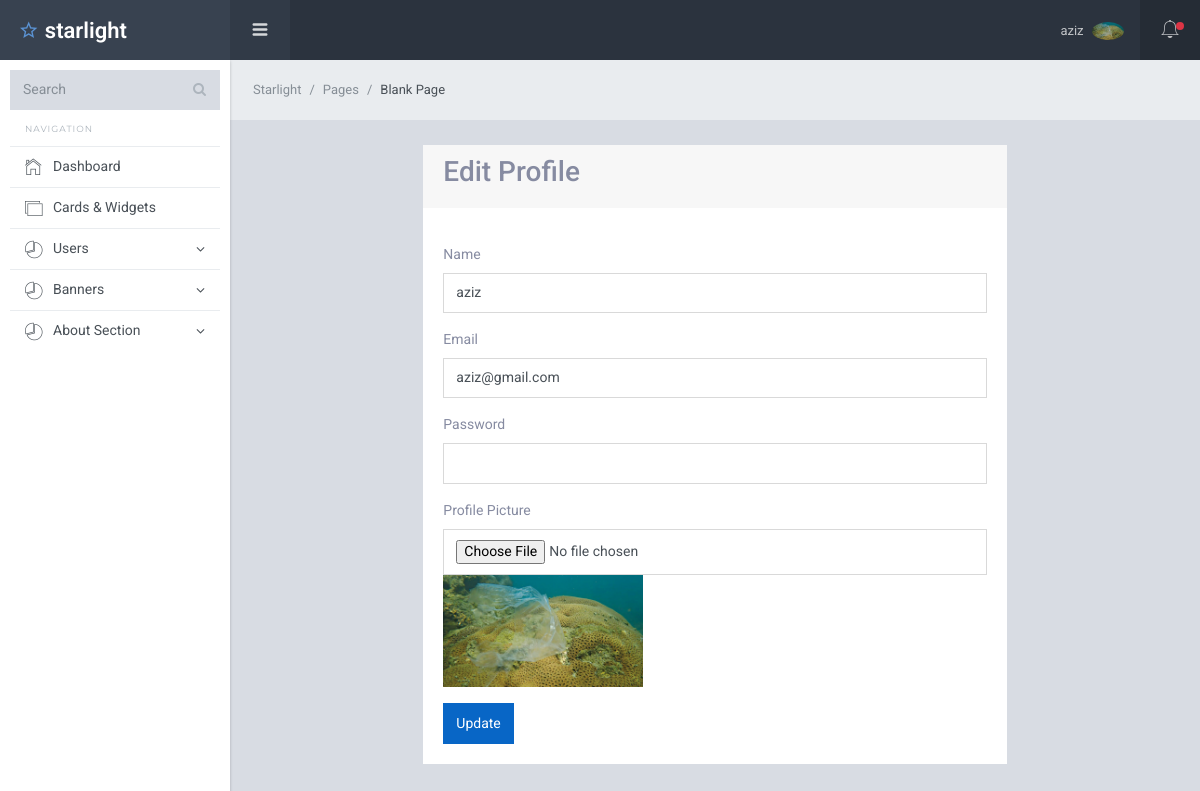
The app's page /users/edit_profile.php (signed in) with its own data.
### tables this page shows
CREATE TABLE `users` (
  `id` int(11) NOT NULL,
  `name` varchar(100) NOT NULL,
  `email` varchar(100) NOT NULL,
  `password` varchar(100) NOT NULL,
  `profile_picture` varchar(100) NOT NULL,
  `status` int(11) NOT NULL DEFAULT 0,
  `role` int(11) DEFAULT NULL
);

### users/edit_profile.php (the view, shortened to what this page needs)
<?php
require '../dashboard_parts/header.php'
?>
<div class="sl-mainpanel">
    <nav class="breadcrumb sl-breadcrumb">
        <a class="breadcrumb-item" href="index.html">Starlight</a>
        <a class="breadcrumb-item" href="index.html">Pages</a>
        <span class="breadcrumb-item active">Blank Page</span>
    </nav>
    <div class="sl-pagebody">
        <div class="container">
            <div class="row">
                <div class="col-lg-8 m-auto">
                    <div class="card">
                        <div class="card-header">
                            <h3>Edit Profile</h3>
                        </div>
                        <div class="card-body">
                            <form action="update_edit_profile.php" method="POST" enctype="multipart/form-data">
                                <div class="mt-3">
                                    <label for="">Name</label>
                                    <input type="text" name="name"
                                        value="<?= $after_assoc_select_profile_info['name']?>" class="form-control">
                                </div>
                                <div class="mt-3">
                                    <label for="">Email</label>
                                    <input type="email" name="email"
                                        value=" <?= $after_assoc_select_profile_info['email']?>" class="form-control">
                                </div>
                                <div class="mt-3">
                                    <label for="">Password</label>
                                    <input type="password" name="password" value="" class="form-control">
                                </div>
                                <div class="mt-3">
                                    <label for="">Profile Picture</label>
                                    <input type="file" name="profile_picture"
                                        oninput="pic.src = window.URL.createObjectURL(this.files[0])" value=""
                                        class="form-control">
                                    <img id="pic" style="max-width: 200px; max-height: 200px;"
                                        src="../uploads/users/<?=$after_assoc_select_profile_info['profile_picture']?>" />
                                </div>
                                <div class="mt-3">
                                    <button type="submit" class="btn btn-primary">Update</button>
                                </div>
                            </form>
                        </div>
                    </div>
                </div>
            </div>
        </div>
    </div>
</div>
<?php
require '../dashboard_parts/footer.php'
?>

### dashboard_parts/header.php (shortened to what this page needs)
<?php
    require '../db.php';
    $id = $_SESSION['id'];
    $select_profile_info = "SELECT * FROM users WHERE id=$id";
    $select_profile_info_result = mysqli_query($db_connect, $select_profile_info);
    $after_assoc_select_profile_info = mysqli_fetch_assoc($select_profile_info_result);
?>
<!DOCTYPE html>
<html lang="en">
<head>
    <link href="/jett/dashboard_assets/lib/font-awesome/css/font-awesome.css" rel="stylesheet">
    <link href="/jett/dashboard_assets/lib/Ionicons/css/ionicons.css" rel="stylesheet">
    <link href="/jett/dashboard_assets/lib/perfect-scrollbar/css/perfect-scrollbar.css" rel="stylesheet">
    <link rel="stylesheet" href="/jett/dashboard_assets/css/starlight.css">
</head>
<body>
    <div class="sl-logo"><a href=""><i class="icon ion-android-star-outline"></i> starlight</a></div>
    <div class="sl-sideleft">
        <div class="input-group input-group-search">
            <input type="search" name="search" class="form-control" placeholder="Search">
            <span class="input-group-btn">
                <button class="btn"><i class="fa fa-search"></i></button>
            </span>
        </div>
        <label class="sidebar-label">Navigation</label>
        <div class="sl-sideleft-menu">
            <a href="/jett/dashboard/dashboard.php" class="sl-menu-link">
                <div class="sl-menu-item">
                    <i class="menu-item-icon icon ion-ios-home-outline tx-22"></i>
                    <span class="menu-item-label">Dashboard</span>
                </div>
            </a>
            <a href="widgets.html" class="sl-menu-link">
                <div class="sl-menu-item">
                    <i class="menu-item-icon icon ion-ios-photos-outline tx-20"></i>
                    <span class="menu-item-label">Cards &amp; Widgets</span>
                </div>
            </a>
            <?php if($after_assoc_select_profile_info['role'] != 4){ ?>
            <a href="#" class="sl-menu-link">
                <div class="sl-menu-item">
                    <i class="menu-item-icon ion-ios-pie-outline tx-20"></i>
                    <span class="menu-item-label">Users</span>
                    <i class="menu-item-arrow fa fa-angle-down"></i>
                </div>
            </a>
            <?php } ?>
            <a href="#" class="sl-menu-link">
                <div class="sl-menu-item">
                    <i class="menu-item-icon ion-ios-pie-outline tx-20"></i>
                    <span class="menu-item-label">Banners</span>
                    <i class="menu-item-arrow fa fa-angle-down"></i>
                </div>
            </a>
            <a href="#" class="sl-menu-link">
                <div class="sl-menu-item">
                    <i class="menu-item-icon ion-ios-pie-outline tx-20"></i>
                    <span class="menu-item-label">About Section</span>
                    <i class="menu-item-arrow fa fa-angle-down"></i>
                </div>
            </a>
        </div>
        <br>
    </div>
    <div class="sl-header">
        <div class="sl-header-left">
            <div class="navicon-left hidden-md-down"><a id="btnLeftMenu" href=""><i
                        class="icon ion-navicon-round"></i></a></div>
        </div>
        <div class="sl-header-right">
            <nav class="nav">
                <div class="dropdown">
                    <a href="" class="nav-link nav-link-profile" data-toggle="dropdown">
                        <span class="logged-name"><?= $after_assoc_select_profile_info['name']; ?></span>
                        <img src="/jett/uploads/users/<?= $after_assoc_select_profile_info['profile_picture'];?>"
                            class="wd-32 rounded-circle" alt="">
                    </a>
                </div>
            </nav>
            <div class="navicon-right">
                <a id="btnRightMenu" href="" class="pos-relative">
                    <i class="icon ion-ios-bell-outline"></i>
                    <span class="square-8 bg-danger"></span>
                </a>
            </div>
        </div>
    </div>

### records on screen
users: name "aziz", profile_picture (picture), email "aziz@gmail.com"
